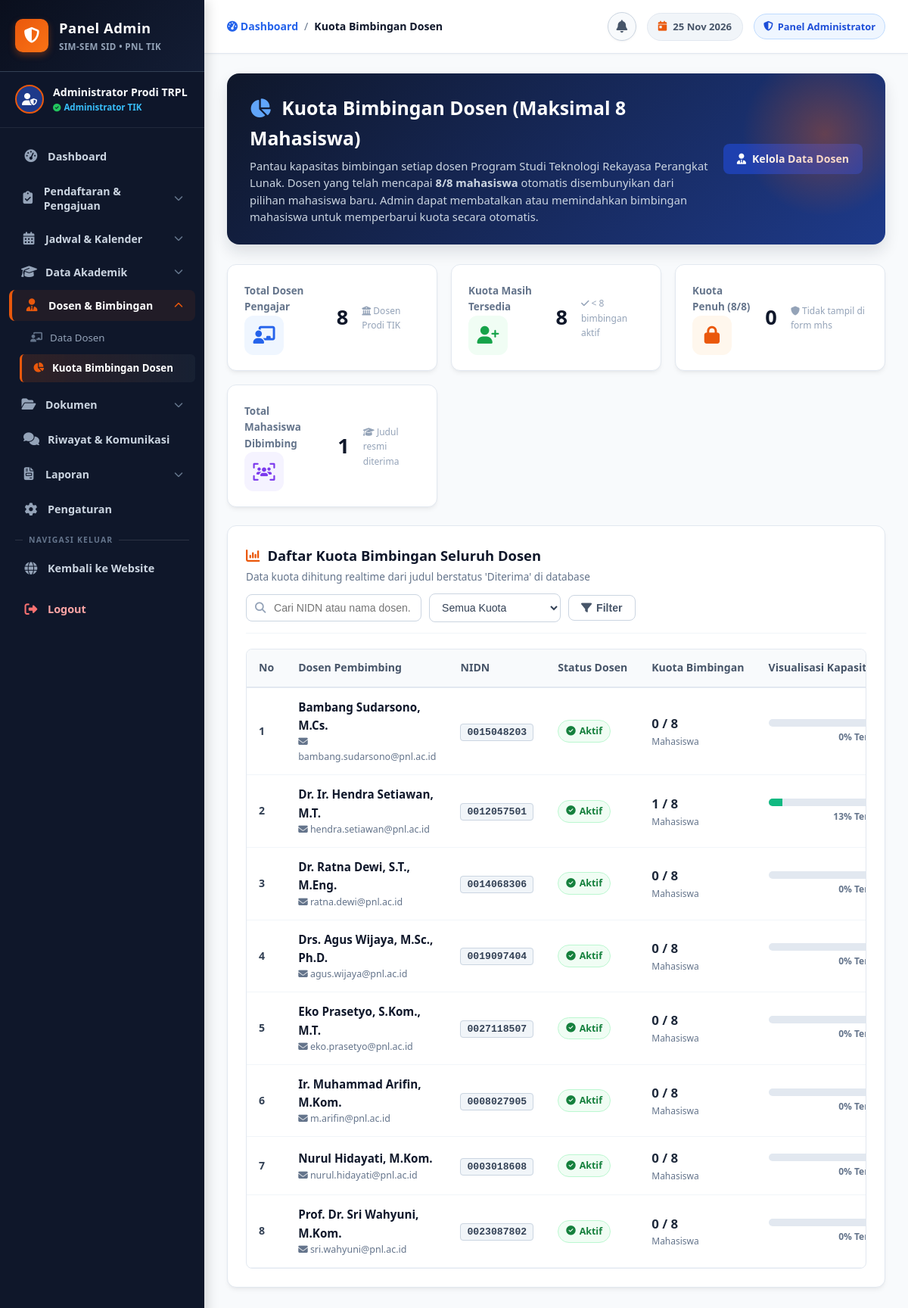
Page /admin_kuota_dosen.php (signed in) on the committed database.
### tables this page shows
CREATE TABLE `dosen` (
  `id` int(11) NOT NULL AUTO_INCREMENT,
  `nidn` varchar(30) NOT NULL,
  `nama_dosen` varchar(100) NOT NULL,
  `gelar_akademik` varchar(50) NOT NULL,
  `password` varchar(255) NOT NULL DEFAULT '',
  `program_studi` varchar(100) DEFAULT 'Teknologi Rekayasa Perangkat Lunak',
  `email` varchar(100) NOT NULL,
  `no_hp` varchar(25) NOT NULL,
  `status` enum('Aktif','Cuti','Tidak Aktif') DEFAULT 'Aktif',
  `kuota_maksimal` int(11) NOT NULL DEFAULT 8,
  `created_at` timestamp NOT NULL DEFAULT current_timestamp(),
  PRIMARY KEY (`id`),
  UNIQUE KEY `nidn` (`nidn`)
);

### admin_kuota_dosen.php (the view, shortened to what this page needs)
<?php
require_once 'koneksi.php';
$search_keyword = trim($_GET['search'] ?? '');
$sql = "
    SELECT d.*,
           COALESCE(b.total_bimbingan, 0) AS total_bimbingan,
           (" . KUOTA_MAKSIMAL_DOSEN . " - COALESCE(b.total_bimbingan, 0)) AS sisa_kuota
    FROM dosen d
    LEFT JOIN (
        SELECT dosen_id, COUNT(DISTINCT mahasiswa_id) AS total_bimbingan
        FROM pengajuan_judul
        WHERE status = 'Diterima'
        GROUP BY dosen_id
    ) b ON d.id = b.dosen_id
    WHERE 1=1
";
$params = [];
$types  = "";
$sql .= " ORDER BY d.nama_dosen ASC";
if (!empty($params)) {
    $stmt = mysqli_prepare($conn, $sql);
    mysqli_stmt_bind_param($stmt, $types, ...$params);
    mysqli_stmt_execute($stmt);
    $result_kuota = mysqli_stmt_get_result($stmt);
} else {
    $result_kuota = mysqli_query($conn, $sql);
}
$stat_total_dosen = mysqli_num_rows(mysqli_query($conn, "SELECT id FROM dosen"));
$stat_kuota_penuh = mysqli_num_rows(mysqli_query($conn, "
    SELECT d.id FROM dosen d
    JOIN (
        SELECT dosen_id, COUNT(DISTINCT mahasiswa_id) AS total
        FROM pengajuan_judul
        WHERE status = 'Diterima'
        GROUP BY dosen_id
        HAVING total >= " . KUOTA_MAKSIMAL_DOSEN . "
    ) b ON d.id = b.dosen_id
"));
$stat_kuota_tersedia = $stat_total_dosen - $stat_kuota_penuh;
$q_total_bimbingan_mhs = mysqli_query($conn, "SELECT COUNT(DISTINCT mahasiswa_id) AS total FROM pengajuan_judul WHERE status = 'Diterima'");
$stat_total_mhs_bimbingan = ($q_total_bimbingan_mhs) ? mysqli_fetch_assoc($q_total_bimbingan_mhs)['total'] : 0;
?>
<!DOCTYPE html>
<html lang="id">
<head>
    <link rel="stylesheet" href="https://cdnjs.cloudflare.com/ajax/libs/font-awesome/6.4.0/css/all.min.css">
    <link rel="stylesheet" href="style.css">
    <link rel="stylesheet" href="admin_style.css">
</head>
<body>
<div class="admin-app">
    <?php include 'admin_sidebar.php'; ?>
    <div class="admin-main">
        <header class="admin-topbar">
            <div class="admin-topbar-left">
                <div class="admin-breadcrumb">
                    <a href="dashboard_admin.php"><i class="fas fa-gauge-high"></i> Dashboard</a>
                    <span>/</span>
                    <span class="current">Kuota Bimbingan Dosen</span>
                </div>
            </div>
            <div class="admin-topbar-right">
                <?php include 'komponen_notifikasi_lonceng.php'; ?>
                <div class="topbar-date-pill">
                    <i class="fas fa-calendar-day"></i> <?= date('d M Y'); ?>
                </div>
                <div class="admin-badge-role">
                    <i class="fas fa-shield-halved"></i> Panel Administrator
                </div>
            </div>
        </header>
        <main class="admin-content-body">
            <div class="welcome-admin-banner">
                <div class="welcome-admin-info">
                    <h1><i class="fas fa-chart-pie" style="color: #60a5fa; margin-right: 8px;"></i> Kuota Bimbingan Dosen (Maksimal <?= KUOTA_MAKSIMAL_DOSEN; ?> Mahasiswa)</h1>
                    <p>
                        Pantau kapasitas bimbingan setiap dosen Program Studi Teknologi Rekayasa Perangkat Lunak.
                        Dosen yang telah mencapai <strong>8/8 mahasiswa</strong> otomatis disembunyikan dari pilihan mahasiswa baru.
                        Admin dapat membatalkan atau memindahkan bimbingan mahasiswa untuk memperbarui kuota secara otomatis.
                    </p>
                </div>
                <div>
                    <a href="admin_dosen.php" class="btn-admin btn-admin-primary">
                        <i class="fas fa-user-tie"></i> Kelola Data Dosen
                    </a>
                </div>
            </div>
            <div class="admin-stats-grid" style="grid-template-columns: repeat(auto-fit, minmax(210px, 1fr)); margin-bottom: 24px;">
                <div class="stat-card">
                    <div class="stat-card-header">
                        <div class="stat-card-title">Total Dosen Pengajar</div>
                        <div class="stat-card-icon icon-blue"><i class="fas fa-chalkboard-user"></i></div>
                    </div>
                    <div class="stat-card-value"><?= $stat_total_dosen; ?></div>
                    <div class="stat-card-desc"><i class="fas fa-university"></i> Dosen Prodi TIK</div>
                </div>
                <div class="stat-card">
                    <div class="stat-card-header">
                        <div class="stat-card-title">Kuota Masih Tersedia</div>
                        <div class="stat-card-icon icon-green"><i class="fas fa-user-plus"></i></div>
                    </div>
                    <div class="stat-card-value"><?= $stat_kuota_tersedia; ?></div>
                    <div class="stat-card-desc"><i class="fas fa-check"></i> &lt; <?= KUOTA_MAKSIMAL_DOSEN; ?> bimbingan aktif</div>
                </div>
                <div class="stat-card">
                    <div class="stat-card-header">
                        <div class="stat-card-title">Kuota Penuh (8/8)</div>
                        <div class="stat-card-icon icon-orange"><i class="fas fa-lock"></i></div>
                    </div>
                    <div class="stat-card-value"><?= $stat_kuota_penuh; ?></div>
                    <div class="stat-card-desc"><i class="fas fa-shield"></i> Tidak tampil di form mhs</div>
                </div>
                <div class="stat-card">
                    <div class="stat-card-header">
                        <div class="stat-card-title">Total Mahasiswa Dibimbing</div>
                        <div class="stat-card-icon icon-purple"><i class="fas fa-users-viewfinder"></i></div>
                    </div>
                    <div class="stat-card-value"><?= $stat_total_mhs_bimbingan; ?></div>
                    <div class="stat-card-desc"><i class="fas fa-graduation-cap"></i> Judul resmi diterima</div>
                </div>
            </div>
            <div class="admin-table-card">
                <div class="admin-table-header">
                    <div>
                        <h2 class="admin-table-title"><i class="fas fa-chart-column" style="color: var(--primary);"></i> Daftar Kuota Bimbingan Seluruh Dosen</h2>
                        <p style="font-size: 0.85rem; color: #64748b; margin-top: 2px;">Data kuota dihitung realtime dari judul berstatus 'Diterima' di database</p>
                    </div>
                    <form method="GET" action="admin_kuota_dosen.php" class="admin-toolbar-filter">
                        <div class="admin-search-input">
                            <i class="fas fa-magnifying-glass"></i>
                            <input type="text" name="search" placeholder="Cari NIDN atau nama dosen..." value="<?= htmlspecialchars($search_keyword); ?>">
                        </div>
                        <select name="kuota" class="admin-filter-select" onchange="this.form.submit()">
                            <option value="">Semua Kuota</option>
                        </select>
                        <button type="submit" class="btn-admin btn-admin-secondary">
                            <i class="fas fa-filter"></i> Filter
                        </button>
                    </form>
                </div>
                <div class="table-responsive">
                    <table class="admin-data-table">
                        <thead>
                            <tr>
                                <th style="width: 50px;">No</th>
                                <th>Dosen Pembimbing</th>
                                <th>NIDN</th>
                                <th>Status Dosen</th>
                                <th style="width: 140px;">Kuota Bimbingan</th>
                                <th style="width: 180px;">Visualisasi Kapasitas</th>
                            </tr>
                        </thead>
                        <tbody>
                            <?php if (mysqli_num_rows($result_kuota) > 0): ?>
                                <?php $no = 1; while ($d = mysqli_fetch_assoc($result_kuota)):
                                    $terpakai = (int)$d['total_bimbingan'];
                                    $maks = KUOTA_MAKSIMAL_DOSEN;
                                    $persen = round(($terpakai / $maks) * 100);
                                    $is_penuh = ($terpakai >= $maks);
                                ?>
                                    <tr>
                                        <td><strong><?= $no++; ?></strong></td>
                                        <td>
                                            <div style="font-weight: 700; color: #0f172a; font-size: 0.95rem;">
                                                <?= htmlspecialchars($d['nama_dosen'] . ', ' . $d['gelar_akademik']); ?>
                                            </div>
                                            <div style="font-size: 0.78rem; color: #64748b;">
                                                <i class="fas fa-envelope"></i> <?= htmlspecialchars($d['email']); ?>
                                            </div>
                                        </td>
                                        <td><span class="badge-role badge-role-admin" style="font-family: monospace; font-size: 0.82rem;"><?= htmlspecialchars($d['nidn']); ?></span></td>
                                        <td>
                                            <?php if ($d['status'] === 'Aktif'): ?>
                                                <span class="badge-status badge-selesai"><i class="fas fa-circle-check"></i> Aktif</span>
                                            <?php else: ?>
                                                <span class="badge-status badge-menunggu"><i class="fas fa-circle-pause"></i> <?= htmlspecialchars($d['status']); ?></span>
                                            <?php endif; ?>
                                        </td>
                                        <td>
                                            <span style="font-weight: 700; font-size: 1.05rem; color: <?= $is_penuh ? '#dc2626' : '#1e293b'; ?>;">
                                                <?= $terpakai; ?> / <?= $maks; ?>
                                            </span>
                                            <span style="font-size: 0.75rem; color: #64748b; display: block;">Mahasiswa</span>
                                        </td>
                                        <td>
                                            <div style="background: #e2e8f0; border-radius: 999px; height: 10px; width: 100%; overflow: hidden; margin-bottom: 4px;">
                                                <div style="height: 100%; width: <?= min(100, $persen); ?>%; background: <?= $is_penuh ? '#ef4444' : ($persen >= 75 ? '#f97316' : '#10b981'); ?>; transition: width 0.3s ease;"></div>
                                            </div>
                                            <div style="font-size: 0.75rem; color: #64748b; font-weight: 600; text-align: right;"><?= $persen; ?>% Terisi</div>
                                        </td>
                                    </tr>
                                <?php endwhile; ?>
                            <?php endif; ?>
                        </tbody>
                    </table>
                </div>
            </div>
        </main>
    </div>
</div>
</body>
</html>

### style.css (style rules this page uses)
:root { --primary: #ea580c; --primary-hover: #c2410c; --primary-light: #fff7ed; --primary-border: #fed7aa; --secondary: #0f172a; --text-muted: #64748b; --bg-light: #f8fafc; --bg-white: #ffffff; --border-color: #e2e8f0; --success: #16a34a; --warning: #d97706; --font-main: 'Segoe UI', -apple-system, BlinkMacSystemFont, Roboto, sans-serif; --radius-sm: 8px; --radius-md: 12px; --radius-lg: 18px; --shadow-sm: 0 1px 3px rgba(0, 0, 0, 0.05); --shadow-md: 0 4px 14px rgba(0, 0, 0, 0.07); --shadow-lg: 0 10px 25px rgba(234, 88, 12, 0.12); --transition: all 0.3s ease; }
* { margin: 0; padding: 0; box-sizing: border-box; }
html { scroll-behavior: smooth; }
body { font-family: var(--font-main); background-color: var(--bg-light); color: var(--secondary); line-height: 1.6; }
.badge-status { font-size: 0.75rem; font-weight: 700; padding: 4px 10px; border-radius: 50px; }
:root { --site-sidebar-width: 270px; --site-navy-dark: #0a0f1d; --site-navy: #0f172a; --site-navy-surface: #1e293b; --site-navy-border: #334155; --site-orange-accent: #ea580c; }

### rows in the picture
dosen: nama_dosen+gelar_akademik "Bambang Sudarsono, M.Cs.", email "bambang.sudarsono@pnl.ac.id", nidn "0015048203", status "Aktif" (drawn), terpakai "0", maks "8", persen "0"
dosen: nama_dosen+gelar_akademik "Dr. Ir. Hendra Setiawan, M.T.", email "hendra.setiawan@pnl.ac.id", nidn "0012057501", status "Aktif" (drawn), terpakai "1", maks "8", persen "13"
dosen: nama_dosen+gelar_akademik "Dr. Ratna Dewi, S.T., M.Eng.", email "ratna.dewi@pnl.ac.id", nidn "0014068306", status "Aktif" (drawn), terpakai "0", maks "8", persen "0"
dosen: nama_dosen+gelar_akademik "Drs. Agus Wijaya, M.Sc., Ph.D.", email "agus.wijaya@pnl.ac.id", nidn "0019097404", status "Aktif" (drawn), terpakai "0", maks "8", persen "0"
dosen: nama_dosen+gelar_akademik "Eko Prasetyo, S.Kom., M.T.", email "eko.prasetyo@pnl.ac.id", nidn "0027118507", status "Aktif" (drawn), terpakai "0", maks "8", persen "0"
dosen: nama_dosen+gelar_akademik "Ir. Muhammad Arifin, M.Kom.", email "m.arifin@pnl.ac.id", nidn "0008027905", status "Aktif" (drawn), terpakai "0", maks "8", persen "0"
dosen: nama_dosen+gelar_akademik "Nurul Hidayati, M.Kom.", email "nurul.hidayati@pnl.ac.id", nidn "0003018608", status "Aktif" (drawn), terpakai "0", maks "8", persen "0"
dosen: nama_dosen+gelar_akademik "Prof. Dr. Sri Wahyuni, M.Kom.", email "sri.wahyuni@pnl.ac.id", nidn "0023087802", status "Aktif" (drawn), terpakai "0", maks "8", persen "0"

### other values in the picture
$admin_nama_tampil "Administrator Prodi TRPL"
KUOTA_MAKSIMAL_DOSEN "8"
$stat_total_dosen "8"
$stat_kuota_tersedia "8"
$stat_kuota_penuh "0"
$stat_total_mhs_bimbingan "1"
